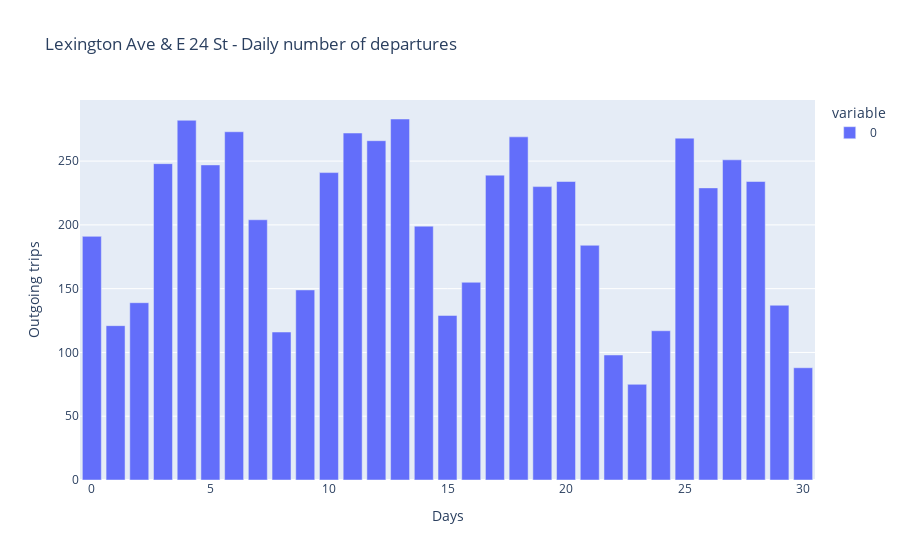

This figure's notebook cell:
### Code cell
px.bar(slide_data, template="plotly", labels={
                     "index": "Days",
                     "value": "Outgoing trips",
                 },
                title="Lexington Ave & E 24 St - Daily number of departures")

### Figure 1 — Plotly figure (JSON) as saved in the notebook; plotly's stock layout.template omitted (floating-point values rounded to 4 significant figures)
{"data": [{"alignmentgroup": "True", "hovertemplate": "variable=0<br>Days=%{x}<br>Outgoing trips=%{y}<extra></extra>", "legendgroup": "0", "marker": {"color": "#636efa", "pattern": {"shape": ""}}, "name": "0", "offsetgroup": "0", "orientation": "v", "showlegend": true, "textposition": "auto", "x": [0, 1, 2, 3, 4, 5, 6, 7, 8, 9, 10, 11, 12, 13, 14, 15, 16, 17, 18, 19, 20, 21, 22, 23, 24, 25, 26, 27, 28, 29, 30], "xaxis": "x", "y": [191, 121, 139, 248, 282, 247, 273, 204, 116, 149, 241, 272, 266, 283, 199, 129, 155, 239, 269, 230, 234, 184, 98, 75, 117, 268, 229, 251, 234, 137, 88], "yaxis": "y", "type": "bar"}], "layout": {"xaxis": {"anchor": "y", "domain": [0.0, 1.0], "title": {"text": "Days"}}, "yaxis": {"anchor": "x", "domain": [0.0, 1.0], "title": {"text": "Outgoing trips"}}, "legend": {"title": {"text": "variable"}, "tracegroupgap": 0}, "title": {"text": "Lexington Ave & E 24 St - Daily number of departures"}, "barmode": "relative"}}
